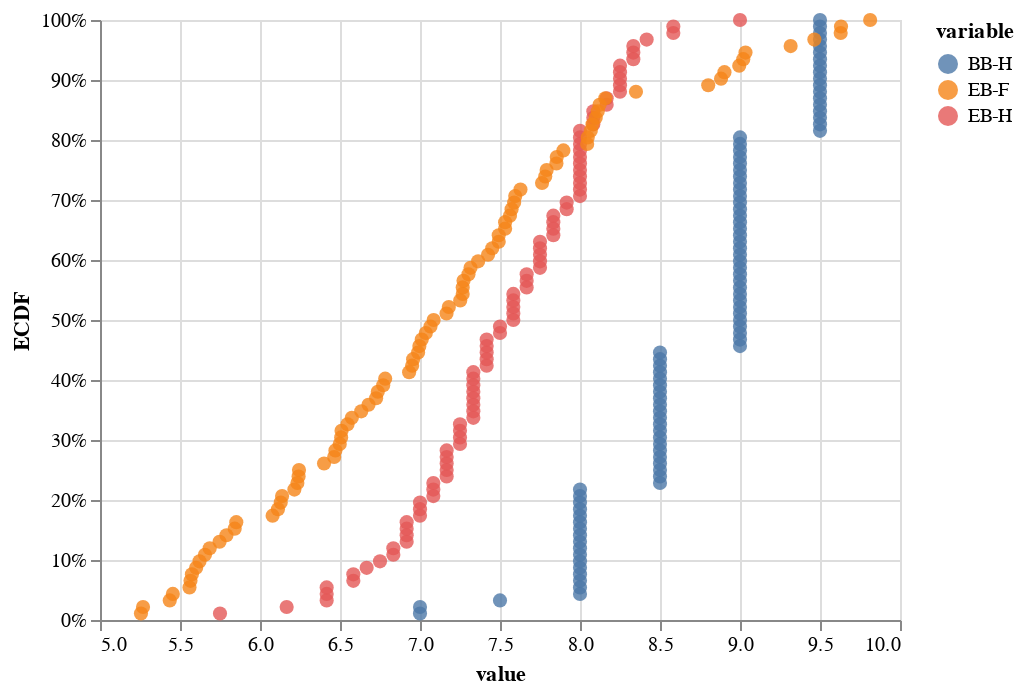

The code cell stored with this chart in its notebook:
### Markdown cell above
An empirical cumulative distribution function, or ECDF, is a convenient way to visualize a univariate probability distribution. Consider a measurement x in a set of measurements X. The ECDF evaluated at x is defined as

ECDF(x) = fraction of data points in X that are ≤ x.

### Code cell
y_melted = y.melt()
y_melted["ECDF"] = y_melted.groupby("variable")["value"].transform(
    lambda x: x.rank(method="first") / len(x)
)

alt.Chart(y_melted).mark_circle(size=50, opacity=0.8).encode(
    alt.X("value", scale=alt.Scale(zero=False)),
    alt.Y("ECDF", axis=alt.Axis(format="%")),
    alt.Color("variable"),
    alt.Tooltip(["ECDF:Q", "value:Q"]),
)

### Figure 1 — Vega-Lite specification as saved in the notebook (floating-point values rounded to 4 significant figures; data arrays with more than 128 entries replaced by an {"elided": "..."} marker saying what was removed)
{"$schema": "https://vega.github.io/schema/vega-lite/v2.6.0.json", "config": {"view": {"height": 300, "width": 400}}, "data": {"name": "data-8f9b73c4464b7aa22f44c8be3a36021b"}, "datasets": {"data-8f9b73c4464b7aa22f44c8be3a36021b": {"elided": "276 records"}}, "encoding": {"color": {"field": "variable", "type": "nominal"}, "tooltip": [{"field": "ECDF", "type": "quantitative"}, {"field": "value", "type": "quantitative"}], "x": {"field": "value", "scale": {"zero": false}, "type": "quantitative"}, "y": {"axis": {"format": "%"}, "field": "ECDF", "type": "quantitative"}}, "mark": {"opacity": 0.8, "size": 50, "type": "circle"}}
